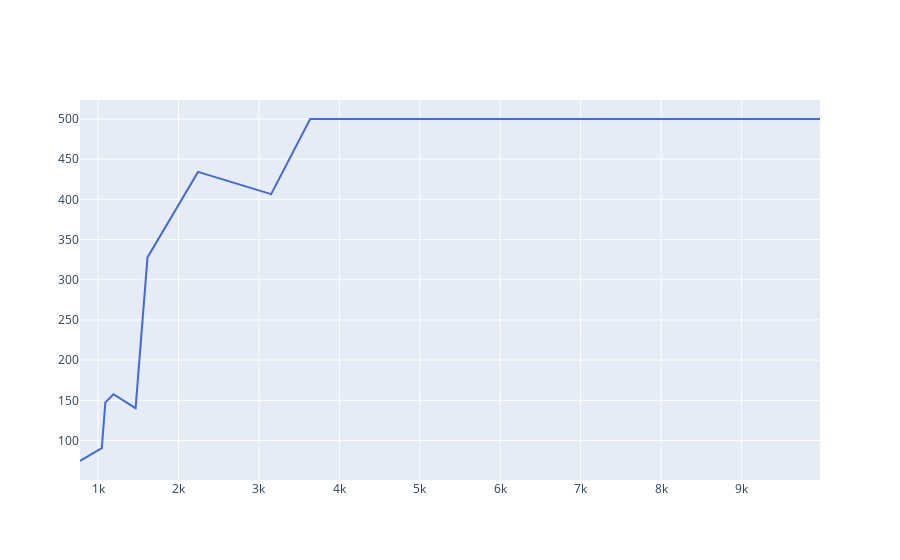

Notebook source saved alongside this figure:
### Code cell
fig=go.Figure()
fig.add_trace(go.Scatter(x=agentMC.num_ep,y=agentMC.S))

### Figure 1 — Plotly figure (JSON) as saved in the notebook; plotly's stock layout.template omitted (floating-point values rounded to 4 significant figures)
{"data": [{"line": {"color": "royalblue"}, "type": "scatter", "x": [776, 1047, 1091, 1192, 1467, 1615, 2243, 3152, 3637, 5088, 5493, 5500, 5707, 5942, 5969, 6267, 6311, 7102, 7660, 7847, 8057, 8739, 8830, 9194, 9412, 9487, 9881, 9975], "y": [74.54, 90.65, 147.5, 157.7, 140.3, 327.8, 434.2, 406.5, 500, 500, 500, 500, 500, 500, 500, 500, 500, 500, 500, 500, 500, 500, 500, 500, 500, 500, 500, 500]}], "layout": {}}
